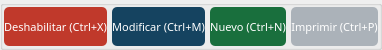
      <widget class="QGroupBox" name="groupBox">
       <property name="maximumSize">
        <size>
         <width>16777215</width>
         <height>50</height>
        </size>
       </property>
       <property name="title">
        <string/>
       </property>
       <layout class="QGridLayout" name="gridLayout_4" columnstretch="10,10,10,10">
        <property name="sizeConstraint">
         <enum>QLayout::SetMinimumSize</enum>
        </property>
        <property name="leftMargin">
         <number>1</number>
        </property>
        <property name="topMargin">
         <number>1</number>
        </property>
        <property name="rightMargin">
         <number>1</number>
        </property>
        <property name="bottomMargin">
         <number>1</number>
        </property>
        <property name="horizontalSpacing">
         <number>5</number>
        </property>
        <item row="1" column="1">
         <widget class="QPushButton" name="btn_modificar">
          <property name="sizePolicy">
           <sizepolicy hsizetype="Expanding" vsizetype="Expanding">
            <horstretch>0</horstretch>
            <verstretch>0</verstretch>
           </sizepolicy>
          </property>
          <property name="font">
           <font>
            <family>Ariall</family>
            <pointsize>-1</pointsize>
           </font>
          </property>
          <property name="styleSheet">
           <string notr="true">/*Estilos para el botón*/
#btn_modificar{
	background-color: #154360;
	color: #ffffff;
	font-family: 'Ariall';
	font-size: 11px;
	border-radius: 5px;
	}

#btn_modificar:hover{
	background-color: #0101DF;
	}
</string>
          </property>
          <property name="text">
           <string>Modificar (Ctrl+M)</string>
          </property>
          <property name="icon">
           <iconset>
            <normaloff>../ico/edit.ico</normaloff>../ico/edit.ico</iconset>
          </property>
          <property name="iconSize">
           <size>
            <width>40</width>
            <height>40</height>
           </size>
          </property>
          <property name="checkable">
           <bool>false</bool>
          </property>
          <property name="autoDefault">
           <bool>false</bool>
          </property>
         </widget>
        </item>
        <item row="1" column="0">
         <widget class="QPushButton" name="btn_deshabilitar">
          <property name="sizePolicy">
           <sizepolicy hsizetype="Expanding" vsizetype="Expanding">
            <horstretch>0</horstretch>
            <verstretch>0</verstretch>
           </sizepolicy>
          </property>
          <property name="palette">
           <palette>
            <active>
             <colorrole role="WindowText">
              <brush brushstyle="SolidPattern">
               <color alpha="255">
                <red>255</red>
                <green>255</green>
                <blue>255</blue>
               </color>
              </brush>
             </colorrole>
             <colorrole role="Button">
              <brush brushstyle="SolidPattern">
               <color alpha="255">
                <red>192</red>
                <green>57</green>
                <blue>43</blue>
               </color>
              </brush>
             </colorrole>
             <colorrole role="Light">
              <brush brushstyle="SolidPattern">
               <color alpha="255">
                <red>127</red>
                <green>255</green>
                <blue>191</blue>
               </color>
              </brush>
             </colorrole>
             <colorrole role="Midlight">
              <brush brushstyle="SolidPattern">
               <color alpha="255">
                <red>106</red>
                <green>212</green>
                <blue>159</blue>
               </color>
              </brush>
             </colorrole>
             <colorrole role="Dark">
              <brush brushstyle="SolidPattern">
               <color alpha="255">
                <red>42</red>
                <green>85</green>
                <blue>63</blue>
               </color>
              </brush>
             </colorrole>
             <colorrole role="Mid">
              <brush brushstyle="SolidPattern">
               <color alpha="255">
                <red>56</red>
                <green>113</green>
                <blue>84</blue>
               </color>
              </brush>
             </colorrole>
             <colorrole role="Text">
              <brush brushstyle="SolidPattern">
               <color alpha="255">
                <red>255</red>
                <green>255</green>
                <blue>255</blue>
               </color>
              </brush>
             </colorrole>
             <colorrole role="BrightText">
              <brush brushstyle="SolidPattern">
               <color alpha="255">
                <red>255</red>
                <green>255</green>
                <blue>255</blue>
               </color>
              </brush>
             </colorrole>
             <colorrole role="ButtonText">
              <brush brushstyle="SolidPattern">
               <color alpha="255">
                <red>255</red>
                <green>255</green>
                <blue>255</blue>
               </color>
              </brush>
             </colorrole>
             <colorrole role="Base">
              <brush brushstyle="SolidPattern">
               <color alpha="255">
                <red>192</red>
                <green>57</green>
                <blue>43</blue>
               </color>
              </brush>
             </colorrole>
             <colorrole role="Window">
              <brush brushstyle="SolidPattern">
               <color alpha="255">
                <red>192</red>
                <green>57</green>
                <blue>43</blue>
               </color>
              </brush>
             </colorrole>
             <colorrole role="Shadow">
              <brush brushstyle="SolidPattern">
               <color alpha="255">
                <red>0</red>
                <green>0</green>
                <blue>0</blue>
               </color>
              </brush>
             </colorrole>
             <colorrole role="AlternateBase">
              <brush brushstyle="SolidPattern">
               <color alpha="255">
                <red>170</red>
                <green>212</green>
                <blue>191</blue>
               </color>
              </brush>
             </colorrole>
             <colorrole role="ToolTipBase">
              <brush brushstyle="SolidPattern">
               <color alpha="255">
                <red>255</red>
                <green>255</green>
                <blue>220</blue>
               </color>
              </brush>
             </colorrole>
             <colorrole role="ToolTipText">
              <brush brushstyle="SolidPattern">
               <color alpha="255">
                <red>0</red>
                <green>0</green>
                <blue>0</blue>
               </color>
              </brush>
             </colorrole>
            </active>
            <inactive>
             <colorrole role="WindowText">
              <brush brushstyle="SolidPattern">
               <color alpha="255">
                <red>255</red>
                <green>255</green>
                <blue>255</blue>
               </color>
              </brush>
             </colorrole>
             <colorrole role="Button">
              <brush brushstyle="SolidPattern">
               <color alpha="255">
                <red>192</red>
                <green>57</green>
                <blue>43</blue>
               </color>
              </brush>
             </colorrole>
             <colorrole role="Light">
              <brush brushstyle="SolidPattern">
               <color alpha="255">
                <red>127</red>
                <green>255</green>
                <blue>191</blue>
               </color>
              </brush>
             </colorrole>
             <colorrole role="Midlight">
              <brush brushstyle="SolidPattern">
               <color alpha="255">
                <red>106</red>
                <green>212</green>
                <blue>159</blue>
               </color>
              </brush>
             </colorrole>
             <colorrole role="Dark">
              <brush brushstyle="SolidPattern">
               <color alpha="255">
                <red>42</red>
                <green>85</green>
                <blue>63</blue>
               </color>
              </brush>
             </colorrole>
             <colorrole role="Mid">
              <brush brushstyle="SolidPattern">
               <color alpha="255">
                <red>56</red>
                <green>113</green>
                <blue>84</blue>
               </color>
              </brush>
             </colorrole>
             <colorrole role="Text">
              <brush brushstyle="SolidPattern">
               <color alpha="255">
                <red>255</red>
                <green>255</green>
                <blue>255</blue>
               </color>
              </brush>
             </colorrole>
             <colorrole role="BrightText">
              <brush brushstyle="SolidPattern">
               <color alpha="255">
                <red>255</red>
                <green>255</green>
                <blue>255</blue>
               </color>
              </brush>
             </colorrole>
             <colorrole role="ButtonText">
              <brush brushstyle="SolidPattern">
               <color alpha="255">
                <red>255</red>
                <green>255</green>
                <blue>255</blue>
               </color>
              </brush>
             </colorrole>
             <colorrole role="Base">
              <brush brushstyle="SolidPattern">
               <color alpha="255">
                <red>192</red>
                <green>57</green>
                <blue>43</blue>
               </color>
              </brush>
             </colorrole>
             <colorrole role="Window">
              <brush brushstyle="SolidPattern">
               <color alpha="255">
                <red>192</red>
                <green>57</green>
                <blue>43</blue>
               </color>
              </brush>
             </colorrole>
             <colorrole role="Shadow">
              <brush brushstyle="SolidPattern">
               <color alpha="255">
                <red>0</red>
                <green>0</green>
                <blue>0</blue>
               </color>
              </brush>
             </colorrole>
             <colorrole role="AlternateBase">
              <brush brushstyle="SolidPattern">
               <color alpha="255">
                <red>170</red>
                <green>212</green>
                <blue>191</blue>
               </color>
              </brush>
             </colorrole>
             <colorrole role="ToolTipBase">
              <brush brushstyle="SolidPattern">
               <color alpha="255">
                <red>255</red>
                <green>255</green>
                <blue>220</blue>
               </color>
              </brush>
             </colorrole>
             <colorrole role="ToolTipText">
              <brush brushstyle="SolidPattern">
               <color alpha="255">
                <red>0</red>
                <green>0</green>
                <blue>0</blue>
               </color>
              </brush>
             </colorrole>
            </inactive>
            <disabled>
             <colorrole role="WindowText">
              <brush brushstyle="SolidPattern">
               <color alpha="255">
                <red>255</red>
                <green>255</green>
                <blue>255</blue>
               </color>
              </brush>
             </colorrole>
             <colorrole role="Button">
              <brush brushstyle="SolidPattern">
               <color alpha="255">
                <red>192</red>
                <green>57</green>
                <blue>43</blue>
               </color>
              </brush>
             </colorrole>
             <colorrole role="Light">
              <brush brushstyle="SolidPattern">
               <color alpha="255">
                <red>127</red>
                <green>255</green>
                <blue>191</blue>
               </color>
              </brush>
             </colorrole>
             <colorrole role="Midlight">
              <brush brushstyle="SolidPattern">
               <color alpha="255">
                <red>106</red>
                <green>212</green>
                <blue>159</blue>
               </color>
              </brush>
             </colorrole>
             <colorrole role="Dark">
              <brush brushstyle="SolidPattern">
               <color alpha="255">
                <red>42</red>
                <green>85</green>
                <blue>63</blue>
               </color>
              </brush>
             </colorrole>
             <colorrole role="Mid">
              <brush brushstyle="SolidPattern">
               <color alpha="255">
                <red>56</red>
                <green>113</green>
                <blue>84</blue>
               </color>
              </brush>
             </colorrole>
             <colorrole role="Text">
              <brush brushstyle="SolidPattern">
               <color alpha="255">
                <red>255</red>
                <green>255</green>
                <blue>255</blue>
               </color>
              </brush>
             </colorrole>
             <colorrole role="BrightText">
              <brush brushstyle="SolidPattern">
               <color alpha="255">
                <red>255</red>
                <green>255</green>
                <blue>255</blue>
               </color>
              </brush>
             </colorrole>
             <colorrole role="ButtonText">
              <brush brushstyle="SolidPattern">
               <color alpha="255">
                <red>255</red>
                <green>255</green>
                <blue>255</blue>
               </color>
              </brush>
             </colorrole>
             <colorrole role="Base">
              <brush brushstyle="SolidPattern">
               <color alpha="255">
                <red>192</red>
                <green>57</green>
                <blue>43</blue>
               </color>
              </brush>
             </colorrole>
             <colorrole role="Window">
              <brush brushstyle="SolidPattern">
               <color alpha="255">
                <red>192</red>
                <green>57</green>
                <blue>43</blue>
               </color>
              </brush>
             </colorrole>
             <colorrole role="Shadow">
              <brush brushstyle="SolidPattern">
               <color alpha="255">
                <red>0</red>
                <green>0</green>
                <blue>0</blue>
               </color>
              </brush>
             </colorrole>
             <colorrole role="AlternateBase">
              <brush brushstyle="SolidPattern">
               <color alpha="255">
                <red>85</red>
                <green>170</green>
                <blue>127</blue>
               </color>
              </brush>
             </colorrole>
             <colorrole role="ToolTipBase">
              <brush brushstyle="SolidPattern">
               <color alpha="255">
                <red>255</red>
                <green>255</green>
                <blue>220</blue>
               </color>
              </brush>
             </colorrole>
             <colorrole role="ToolTipText">
              <brush brushstyle="SolidPattern">
               <color alpha="255">
                <red>0</red>
                <green>0</green>
                <blue>0</blue>
               </color>
              </brush>
             </colorrole>
            </disabled>
           </palette>
          </property>
          <property name="font">
           <font>
            <family>Ariall</family>
            <pointsize>-1</pointsize>
           </font>
          </property>
          <property name="styleSheet">
           <string notr="true">#btn_deshabilitar{
	background-color: #C0392B ;
	color: #ffffff;
	font-family: 'Ariall';
	font-size: 11px;
	border-radius: 5px;
	}

#btn_deshabilitar:hover{
	background-color: #DF013A;
	}

</string>
          </property>
          <property name="text">
           <string>Deshabilitar (Ctrl+X)</string>
          </property>
          <property name="icon">
           <iconset>
            <normaloff>../ico/remove_from_database.ico</normaloff>../ico/remove_from_database.ico</iconset>
          </property>
          <property name="iconSize">
           <size>
            <width>40</width>
            <height>40</height>
           </size>
          </property>
         </widget>
        </item>
        <item row="1" column="2">
         <widget class="QPushButton" name="btn_nuevo">
          <property name="sizePolicy">
           <sizepolicy hsizetype="Expanding" vsizetype="Expanding">
            <horstretch>0</horstretch>
            <verstretch>0</verstretch>
           </sizepolicy>
          </property>
          <property name="font">
           <font>
            <family>Ariall</family>
            <pointsize>-1</pointsize>
           </font>
          </property>
          <property name="styleSheet">
           <string notr="true">/*Estilos para el botón*/

#btn_nuevo{
	background-color: #196F3D;
	color: #ffffff;
	font-family: 'Ariall';
	font-size: 11px;
	border-radius: 5px;
	}

#btn_nuevo:hover{
	background-color: #04B431;
	}
</string>
          </property>
          <property name="text">
           <string>Nuevo (Ctrl+N)</string>
          </property>
          <property name="icon">
           <iconset>
            <normaloff>../ico/add_to_database.ico</normaloff>../ico/add_to_database.ico</iconset>
          </property>
          <property name="iconSize">
           <size>
            <width>40</width>
            <height>40</height>
           </size>
          </property>
         </widget>
        </item>
        <item row="1" column="3">
         <widget class="QPushButton" name="btn_imprimir">
          <property name="sizePolicy">
           <sizepolicy hsizetype="Expanding" vsizetype="Expanding">
            <horstretch>0</horstretch>
            <verstretch>0</verstretch>
           </sizepolicy>
          </property>
          <property name="font">
           <font>
            <family>Ariall</family>
            <pointsize>-1</pointsize>
           </font>
          </property>
          <property name="styleSheet">
           <string notr="true">#btn_imprimir{
	background-color: #ABB2B9;
	color: #ffffff;
	font-family: 'Ariall';
	font-size: 11px;
	border-radius: 5px;
	}

#btn_imprimir:hover{
	background-color: #D0D3D4 ;
	}</string>
          </property>
          <property name="text">
           <string>Imprimir (Ctrl+P)</string>
          </property>
          <property name="icon">
           <iconset>
            <normaloff>../ico/hardware-page-peripheral-print-printer-icon--icon-search-engine-13.png</normaloff>../ico/hardware-page-peripheral-print-printer-icon--icon-search-engine-13.png</iconset>
          </property>
          <property name="iconSize">
           <size>
            <width>40</width>
            <height>40</height>
           </size>
          </property>
         </widget>
        </item>
       </layout>
      </widget>
